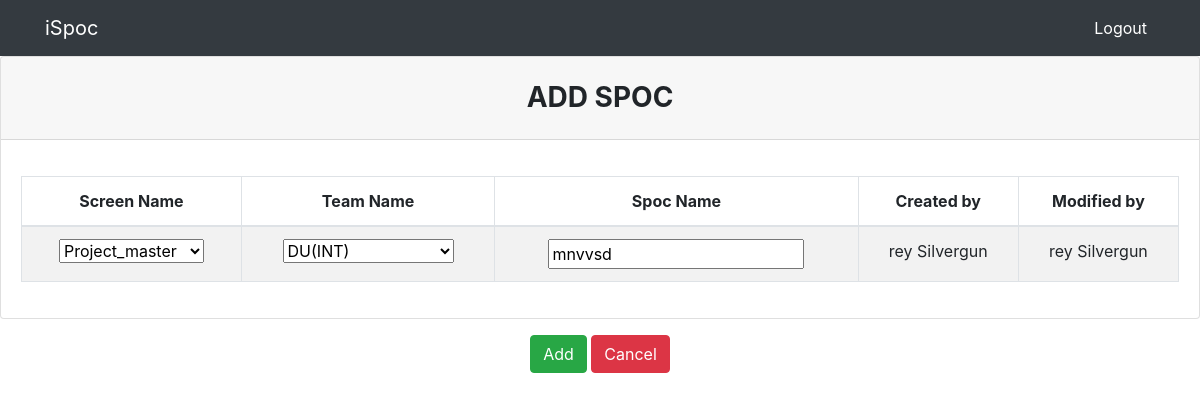
Page /edit/19 (signed in) on the committed database.
### spoc/models.py (models this page shows)
class Spoc(models.Model):
    id = models.AutoField(primary_key=True)
    screen_name =  models.CharField(max_length=50,choices=screen_name_choices,null=True)
    team_name =  models.CharField(max_length=50,choices=team_name_choices,null=True)
    spoc_name =  models.CharField(max_length=50,null=True)
    created_date = models.DateField(auto_now_add=True)
    created_by = models.CharField(max_length=50,null=True)
    modified_date = models.DateField(auto_now_add=True)
    modified_by = models.CharField(max_length=50,null=True)
    is_delete = models.BooleanField(default=False)
    is_approve = models.BooleanField(default=False)

### spoc/views.py (the view, shortened to what this page needs)
# urls.py: path('edit/<int:pk>', views.edit, name='spoc-edit'),
def edit(request, pk):
    spoc = Spoc.objects.get(id=pk)
    form = SpocTableForm(instance=spoc)
    luser = User.objects.get(username=request.user)
    spoc.modified_date = datetime.date.today()
    context = {
        'form':form,
        'profile' : str(spoc.created_by)
    }
    return render(request, 'spoc/newentry.html', context)

### spoc/forms.py
class SpocTableForm(forms.ModelForm):
	class Meta:
		model = Spoc
		fields = '__all__'

### templates/spoc/newentry.html (shortened to what this page needs)
{%extends 'partials/base.html'%}
{%block content%}
<form action="" method="POST">
  <div class="card">
      <h3 class="card-header text-center font-weight-bold text-uppercase py-4">
        Add Spoc
      </h3>
      <div class="card-body">
        <div id="table" class="table-editable">
          <table class="table table-bordered table-responsive-md table-striped text-center">
            <thead>
              <tr>
                  <th class="text-center">Screen Name</th>
                  <th class="text-center">Team Name</th>
                  <th class="text-center">Spoc Name</th>
                  <th class="text-center">Created by</th>
                  <th class="text-center">Modified by</th>
              </tr>
            </thead>
            <tbody>
              <tr>
                <td>{{form.screen_name}}</td>
                <td>{{form.team_name}}</td>
                <td>{{form.spoc_name}}</td>
                <td>{{profile}}</td>
                <td>{{profile}}</td>
              </tr>
            </tbody>
          </table>
        </div>
      </div>
    </div>
    <div class="col-md-12  text-center my-3">
      <button class="btn btn-success text-right" type="submit">Add</button>
      <button type="submit" class="btn btn-danger text-right" onclick="location.href='{% url 'spoc-view'%}'">Cancel</button>
    </div>
</form>
{%endblock%}

### templates/partials/base.html (style rules this page uses)
body { background-image: url('https://static.vecteezy.com/system/resources/previews/002/924/900/non_2x/abstract-minimal-scene-with-geometric-forms-wood-podium-in-white-background-product-presentation-mock-up-show-cosmetic-product-display-podium-stage-pedestal-or-platform-3d-vector.jpg'); background-repeat: no-repeat; background-size: cover; }

### rows in the picture
Spoc: screen_name "Project_master", team_name "DU(INT)", spoc_name "mnvvsd", created_by "rey Silvergun"
